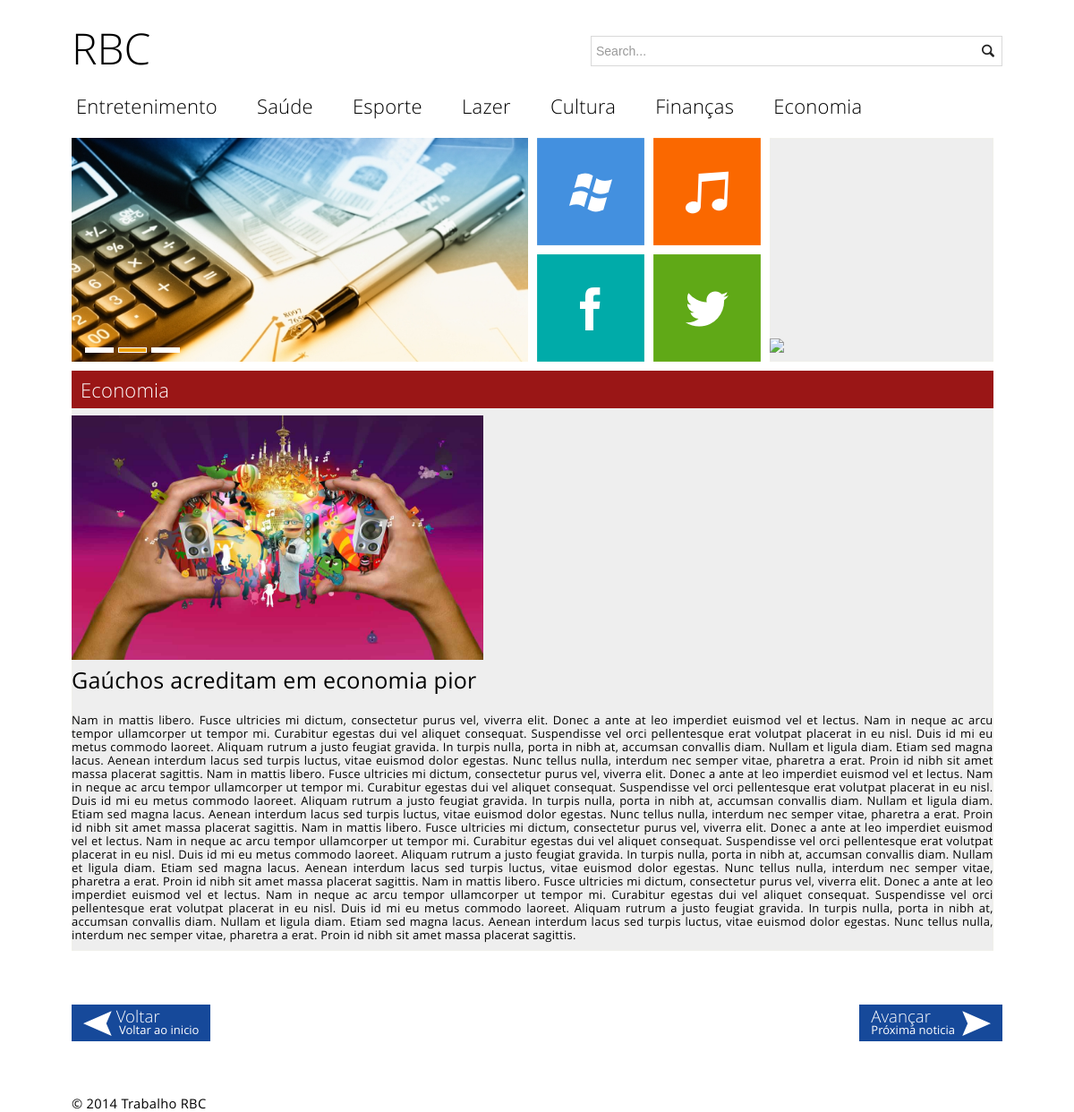
Page /noticia.php?c=1 on the committed database.
### tables this page shows
CREATE TABLE IF NOT EXISTS `categoria` (
  `codigo` int(11) NOT NULL AUTO_INCREMENT,
  `nome` varchar(150) NOT NULL,
  `descricao` text NOT NULL,
  `valor` int(11) NOT NULL,
  PRIMARY KEY (`codigo`)
);

CREATE TABLE IF NOT EXISTS `feed` (
  `codigo` int(11) NOT NULL AUTO_INCREMENT,
  `nome` varchar(150) NOT NULL,
  `texto` text NOT NULL,
  `valor` int(11) NOT NULL,
  `foto` varchar(50) NOT NULL,
  PRIMARY KEY (`codigo`)
);

### Database.php (called while the page is built, shortened)
<?php
class Database{
	private static $database;
	private $pdo;
	private function __construct(){
		$db_user = "root";
		$db_pass = "";
		$db_name = 'mysql:host=localhost;dbname=rbc';
		try {
			$this->pdo = new PDO($db_name, $db_user, $db_pass, array(PDO::MYSQL_ATTR_INIT_COMMAND => "SET NAMES utf8"));
			$this->pdo->setAttribute(PDO::ATTR_ERRMODE, PDO::ERRMODE_EXCEPTION);
			$this->pdo->setAttribute(PDO::ATTR_PERSISTENT, TRUE);
			$this->pdo->setAttribute(PDO::ATTR_CASE, PDO::CASE_LOWER);
			$this->pdo->setAttribute(PDO::ATTR_AUTOCOMMIT, FALSE);
		} catch (Exception $e) {
			throw new PDOException($e->getMessage(), $e->getCode());
		}
	}
	public static function getInstance(){
		if(Database::$database == null){
			Database::$database = new Database();
		}
		return Database::$database;
	}
	public function query( $sql, $sqlParam = array()) {
		$statement = $this->execute($sql, $sqlParam);
		return $statement->fetchAll(PDO::FETCH_ASSOC);
	}
	public function execute( $sql, $sqlParam = array()) {
		$parameters = array();
		$sqlParamExecute = array();
		foreach($sqlParam as $index => $value){
			$sqlParamExecute[$index] = urldecode($value);
		}
		$statement = $this->pdo->prepare($sql);
		try{
			$statement->execute($sqlParamExecute);
		}catch(PDOException $e){
			if($e->errorInfo[1] == '12899'){
				$column = $e->errorInfo[2];
				$columnError = explode("\"", $column);
				$coluna = $columnError[sizeof($columnError)-2];
				$parameters[":".$coluna] = substr($parameters[":".$coluna],0,250);
				$statement = $this->pdo->prepare($sql);
				$statement->execute($parameters);
			}else{
				throw $e;
			}
		}
		return $statement;
	}
	public function queryOne( $sql, $sqlParam = array()) {
		$exec = $this->query($sql, $sqlParam);
		if ($exec) {
			return current($exec);
		} else {
			return null;
		}
	}
}

### Categoria.php (called while the page is built, shortened)
<?php
class Categoria{
	protected $nome;
	public function getNome() {
		return $this->nome;
	}
	public function setNome($nome) {
		$this->nome = $nome;
	}
	public function hydrate($array) {
		if (is_array($array) && !empty($array)) {
			foreach ($array as $k=>$v) {
				$methodName = $this->arrToMethodName($k);
			}
		}
	}
	public static function retrieveCategorias() {
		$sqlParam = array();
		$db = Database::getInstance();
		$sql = "SELECT * FROM categoria " ;
		try{
			$result = $db->query($sql, $sqlParam);
			if (is_null($result)) {
				return null;
			} else {
				$retorno = array();
				foreach($result as $r){
					$obj = new Categoria();
					$obj->hydrate($r);
					$retorno[] = $obj;
				}
				return $retorno;
			}
		} catch (PDOException $e) {
			throw new PDOException($e->getMessage());
		}
	}
	public static function retrieveByFeed($idFeed) {
		$sqlParam = array();
		$sqlParam[':idFeed'] = $idFeed;
		$db = Database::getInstance();
		$sql = "SELECT c.* FROM categoria c INNER JOIN categoria_feed cf ON cf.idcategoria = c.codigo  WHERE cf.idfeed = :idFeed" ;
		try{
			$result = $db->queryOne($sql, $sqlParam);
			if (is_null($result)) {
				return null;
			} else {
				$obj = new Categoria();
				$obj->hydrate($result);
				return $obj;
			}
		} catch (PDOException $e) {
			throw new PDOException($e->getMessage());
		}
	}
	private function arrToMethodName($arr) {
		$tmp = explode('_', $arr);
		$string = 'set';
		foreach($tmp as $valor) {
			$string.= ucfirst($valor);
		}
		return $string;
	}
}

### Feed.php (called while the page is built, shortened)
<?php
class Feed{
	protected $codigo;
	protected $nome;
	protected $texto;
	protected $foto;
	public function getCodigo() {
		return $this->codigo;
	}
	public function setCodigo($codigo) {
		$this->codigo = $codigo;
	}
	public function getNome() {
		return $this->nome;
	}
	public function setNome($nome) {
		$this->nome = $nome;
	}
	public function getTexto() {
		return $this->texto;
	}
	public function setTexto($texto) {
		$this->texto = $texto;
	}
	public function getFoto() {
		return $this->foto;
	}
	public function setFoto($foto) {
		$this->foto = $foto;
	}
	public function hydrate($array) {
		if (is_array($array) && !empty($array)) {
			foreach ($array as $k=>$v) {
				$methodName = $this->arrToMethodName($k);
			}
		}
	}
	public static function retrieveByPk($codigo) {
			$sqlParam = array();
			$sqlParam[':codigo'] = $codigo;
		$db = Database::getInstance();
		$sql = "SELECT * FROM feed WHERE codigo = :codigo" ;
		try{
			$result = $db->queryOne($sql, $sqlParam);
			if (is_null($result)) {
				return null;
			} else {
				$obj = new Feed();
				$obj->hydrate($result);
				return $obj;
			}
		} catch (PDOException $e) {
			throw new PDOException($e->getMessage());
		}
	}
	private function arrToMethodName($arr) {
		$tmp = explode('_', $arr);
		$string = 'set';
		foreach($tmp as $valor) {
			$string.= ucfirst($valor);
		}
		return $string;
	}
}

### noticia.php (the view, shortened to what this page needs)
<?php
require_once 'Feed.php';
require_once 'Database.php';
require_once 'Categoria.php';
$feed = Feed::retrieveByPk($_GET['c']);
$categoria = Categoria::retrieveByFeed($feed->getCodigo());
?>
<!DOCTYPE html>
<html>
<head>
	<link href="css/metro-bootstrap.css" rel="stylesheet">
	<link href="css/iconFont.css" rel="stylesheet">
</head>
<body class="metro">
	<div class="container">
		<header class="margin20 nrm nlm">
			<div class="clearfix">
				<div class="place-right">
					<form>
						<div class="input-control text size6 margin20 nrm">
							<input type="text" name="q" placeholder="Search...">
							<button class="btn-search"></button>
						</div>
					</form>
				</div>
				<a class="place-left" href="index.php" title="">
					<h1>RBC</h1>
				</a>
			</div>
			<div class="main-menu-wrapper">
				<ul class="horizontal-menu nlm">
<?php
$categorias = Categoria::retrieveCategorias();
foreach ($categorias as $categoria) {
?>
					<li><a href="#"><?= $categoria->getNome() ?></a></li>
<?php }?>
				</ul>
			</div>
	</header>
		<div class="main-content clearfix">
			<div class="tile-area no-padding clearfix">
				<div class="tile-group no-margin no-padding clearfix" style="width: 100%;">
					<div class="tile double quadro-vertical ol-transparent" style="float: right;  height: 250px;">
						<div class="tile-content">
							<div class="brand" >
								<?php if($_GET['c'] > 25){?>
									<img src="images/banner2.gif" style="height: 250px;"/>
								<?php }else{?>
									<img src="images/banner3.gif" style="height: 250px;"/>
								<?php }?>
							</div>
						</div>
					</div>
					<div class="tile quadro double-vertical ol-transparent">
						<div class="tile-content">
							<div class="carousel" data-role="carousel" data-height="100%" data-width="100%" data-controls="false">
								<div class="slide">
									<img src="images/2.jpg" />
								</div>
							</div>
						</div>
					</div>
					<div class="tile bg-lightBlue ol-transparent">
						<div class="tile-content icon">
							<span class="icon-windows"></span>
						</div>
					</div>
					<div class="tile bg-orange ol-transparent">
						<div class="tile-content icon">
							<span class="icon-music"></span>
						</div>
					</div>
					<div class="tile ol-transparent bg-teal">
						<div class="tile-content icon">
							<span class="icon-facebook"></span>
						</div>
					</div>
					<div class="tile ol-transparent bg-green">
						<div class="tile-content icon">
							<span class="icon-twitter"></span>
						</div>
					</div>
			<div class="tile ol-transparent" style="width: 99%; height: 100%;">
				<div class="tile-content" >
					<div class="panel no-border">
				<?php
				$feed = Feed::retrieveByPk($_GET['c']);
				$categoria = Categoria::retrieveByFeed($feed->getCodigo());
				?>
						<div class="panel-header bg-darkRed fg-white"><?= $categoria->getNome() ?></div>
					</div>
				</div>
			<div class="tertiary-text text-justify" >
				<img src="images/<?= $feed->getFoto() ?>" class="place-left span6" style="float: left; margin-top: 50px;">
					<div style="float: right;">
						<h2><?= $feed->getNome() ?></h2><br>
							<p class="tertiary-text"><?= $feed->getTexto()?> <?= $feed->getTexto()?> <?= $feed->getTexto()?> <?= $feed->getTexto()?></p>
					</div>
			</div>
		</div>
		<div style="width: 100%; clear: both; height: 150px;">
			<a href="index.php">
				<button class="command-button primary" style="float: left; margin-top: 50px;">
					<i class="icon-arrow-left-2 on-left"></i>
					Voltar
					<small>Voltar ao inicio</small>
				</button>
			</a>
			<a href="index2.php?c=<?= $feed->getCodigo() ?>">
				<button class="command-button primary" style="float: right; margin-top: 50px;">
					<i class="icon-arrow-right-2 on-right"></i>
					Avançar
					<small>Próxima noticia</small>
				</button>
			</a>
		</div>
		<footer style="clear: both; width: 99%; bottom: 0px;">
			<div class="bottom-menu-wrapper">
				<ul class="horizontal-menu compact">
					<li>&copy; 2014 Trabalho RBC</li>
				</ul>
			</div>
		</footer>
	</div>
</body>
</html>

### noticia.php (style rules this page uses)
.container { width: 1040px; }

### rows in the picture
categoria: nome "Entretenimento"
categoria: nome "Saúde"
categoria: nome "Esporte"
categoria: nome "Lazer"
categoria: nome "Cultura"
categoria: nome "Finanças"
categoria: nome "Economia"
feed: foto (picture), nome "Gaúchos acreditam em economia pior", texto "Nam in mattis libero. Fusce ultricies mi dictum, consectetur purus vel, viverra elit. Donec a ante at leo imperdiet euismod vel et lectus. Nam in neque ac arcu tempor ullamcorper ut tempor mi. Curabitur egestas dui vel aliquet consequat. Suspendisse vel orci pellentesque erat volutpat placerat in eu nisl. Duis id mi eu metus commodo laoreet. Aliquam rutrum a justo feugiat gravida. In turpis nulla, porta in nibh at, accumsan convallis diam. Nullam et ligula diam. Etiam sed magna lacus. Aenean interdum lacus sed turpis luctus, vitae euismod dolor egestas. Nunc tellus nulla, interdum nec semper vitae, pharetra a erat. Proin id nibh sit amet massa placerat sagittis."
